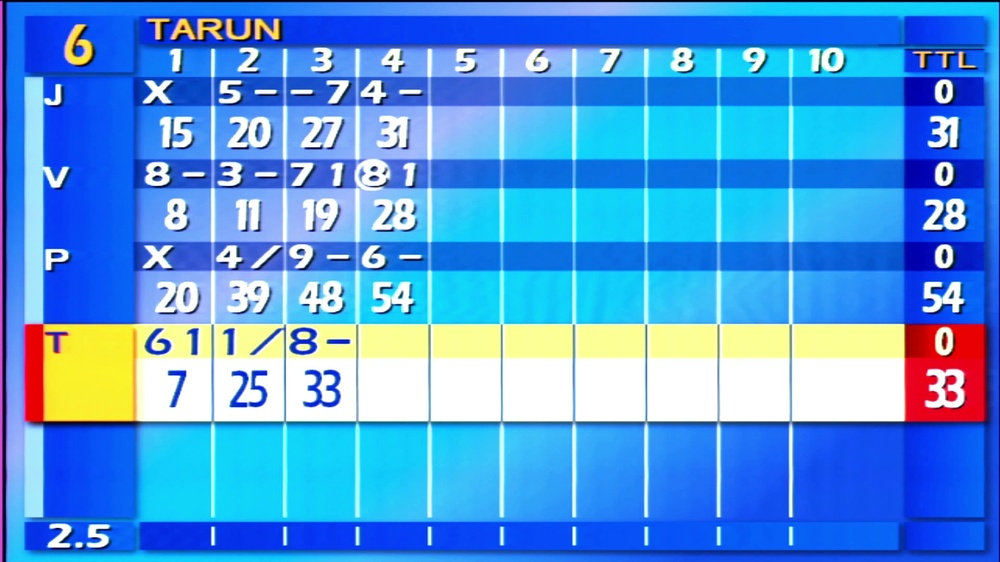
#> input picture screenshots/training_frames/train_001.jpg, 1000 x 562 px, shrunk from 1920 x 1080 before the run; its folder holds only this picture in this run
$ python localization_v7_broken.py
#> lines starting #> are read from the running program, lines starting #| are printed output that depends on the picture; after the words box and inside, x2 and y2 are one past the last pixel; in counts of white or black regions, pixels touching at a corner belong together
#> in main, frame is the input picture: shape (562, 1000, 3); mean B, G, R 225, 152.6, 81.7
import cv2
import csv
from pathlib import Path


INPUT_DIR = Path("screenshots/training_frames")
# V7.1 recovery settings
RECOVERY_ENABLED = True
RECOVERY_RADIUS = 120
RECOVERY_STEP = 20

OUTPUT_DIR = Path("screenshots/auto_detection_v6")
REPORT_DIR = Path("outputs")

CSV_PATH = REPORT_DIR / "localization_v6.csv"


# =========================================================
# Configuration
# =========================================================

MAX_HOLD_FRAMES = 2

DIRECT_CONFIDENCE = 0.45

MIN_WIDTH_RATIO = 0.55
MIN_HEIGHT_RATIO = 0.50

MAX_WIDTH_RATIO = 0.99
MAX_HEIGHT_RATIO = 0.99


# =========================================================
# Expected geometry
#
# These are SOFT preferences.
# They must NOT be used to reject legitimate movement.
# =========================================================

EXPECTED_X = 0.07
EXPECTED_Y = 0.07
EXPECTED_W = 0.87
EXPECTED_H = 0.80


# =========================================================
# IoU
# =========================================================

# [34 lines left out: function calculate_iou, not called in this run]


# =========================================================
# Candidate confidence
# =========================================================

def candidate_confidence(
    x,
    y,
    w,
    h,
    frame_width,
    frame_height
):

    nx = x / frame_width
    ny = y / frame_height
    nw = w / frame_width
    nh = h / frame_height

    aspect_ratio = w / max(h, 1)

    # -----------------------------------------------------
    # Hard geometry rejection
    # -----------------------------------------------------

    if nw < MIN_WIDTH_RATIO:
        return 0.0

    if nh < MIN_HEIGHT_RATIO:
        return 0.0

    if nw > MAX_WIDTH_RATIO and nh > MAX_HEIGHT_RATIO:
        return 0.0

    if aspect_ratio < 1.5 or aspect_ratio > 3.0:
        return 0.0

    # -----------------------------------------------------
    # Soft geometry scores
    # -----------------------------------------------------

    position_distance = (
        abs(nx - EXPECTED_X)
        + abs(ny - EXPECTED_Y)
    )

    size_distance = (
        abs(nw - EXPECTED_W)
        + abs(nh - EXPECTED_H)
    )

    position_score = max(
        0.0,
        1.0 - position_distance * 4.0
    )

    size_score = max(
        0.0,
        1.0 - size_distance * 2.5
    )

    expected_aspect = EXPECTED_W / EXPECTED_H

    aspect_distance = abs(
        aspect_ratio - expected_aspect
    )

    aspect_score = max(
        0.0,
        1.0 - aspect_distance * 0.4
    )

    # -----------------------------------------------------
    # Area
    # -----------------------------------------------------

    area_ratio = nw * nh

    area_score = min(
        area_ratio / 0.70,
        1.0
    )

    # -----------------------------------------------------
    # Final score
    # -----------------------------------------------------

    confidence = (
        position_score * 0.25
        + size_score * 0.25
        + aspect_score * 0.20
        + area_score * 0.30
    )

    return max(
        0.0,
        min(1.0, confidence)
    )


# =========================================================
# Detect scoreboard
# =========================================================

def detect_scoreboard(
    frame,
    previous_box=None
):

    if frame is None or frame.size == 0:
        return None

    frame_height, frame_width = frame.shape[:2]

    gray = cv2.cvtColor(
        frame,
        cv2.COLOR_BGR2GRAY
    )
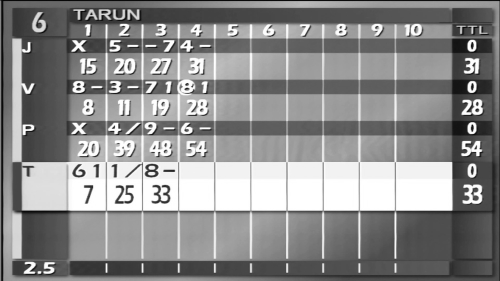
#> gray: shape (562, 1000) (shown at 1/2 size); min 1, max 255, mean 139.6

    blurred = cv2.GaussianBlur(
        gray,
        (5, 5),
        0
    )

    threshold_pairs = [
        (30, 100),
        (50, 150),
        (70, 180)
    ]

    candidates = []

    for low, high in threshold_pairs:

        edges = cv2.Canny(
            blurred,
            low,
            high
        )

        kernel = cv2.getStructuringElement(
            cv2.MORPH_RECT,
            (9, 9)
        )

        connected = cv2.morphologyEx(
            edges,
            cv2.MORPH_CLOSE,
            kernel
        )

        connected = cv2.dilate(
            connected,
            cv2.getStructuringElement(
                cv2.MORPH_RECT,
                (5, 5)
            ),
            iterations=1
        )

        contours, _ = cv2.findContours(
            connected,
            cv2.RETR_EXTERNAL,
            cv2.CHAIN_APPROX_SIMPLE
        )

        for contour in contours:

            x, y, w, h = cv2.boundingRect(
                contour
            )

            if w <= 0 or h <= 0:
                continue

            rectangle_area = w * h

            contour_area = cv2.contourArea(
                contour
            )

            if rectangle_area <= 0:
                continue

            rectangularity = (
                contour_area /
                rectangle_area
            )

            if rectangularity < 0.20:
                continue

            confidence = candidate_confidence(
                x,
                y,
                w,
                h,
                frame_width,
                frame_height
            )

            if confidence <= 0:
                continue

            # -------------------------------------------------
            # Temporal similarity is a BONUS.
            #
            # It is NOT a rejection condition.
            # -------------------------------------------------

            temporal_bonus = 0.0

            if previous_box is not None:

                overlap = calculate_iou(
                    (x, y, w, h),
                    previous_box
                )

                temporal_bonus = (
                    overlap * 0.15
                )

            confidence += (
                min(rectangularity, 1.0)
                * 0.10
            )

            confidence += temporal_bonus

            confidence = min(
                confidence,
                1.0
            )

            candidates.append(
                (
                    confidence,
                    x,
                    y,
                    w,
                    h
                )
            )
#> this loop made 3 passes
#> pass 1, in detect_scoreboard, `edges = cv2.Canny( blurred, low, high )`:
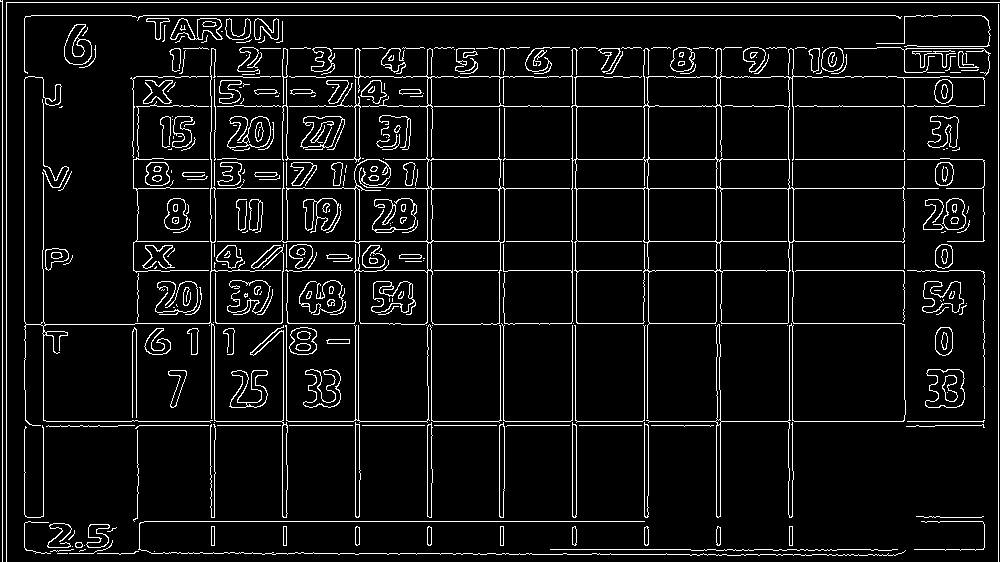
#> edges: shape (562, 1000); 6.7% white in thin lines or dots
#> pass 1, in detect_scoreboard, `connected = cv2.morphologyEx( edges, cv2.MORPH_CLOSE, kernel )`:
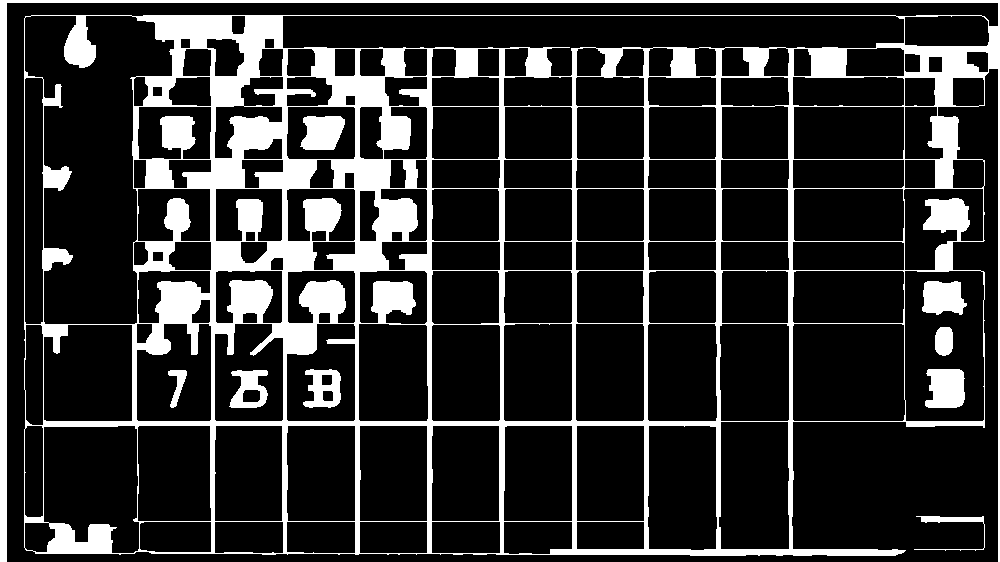
#> connected: shape (562, 1000); 18.7% white; 9 white regions, largest, box (x1, y1, x2, y2) and area: (0, 0, 1000, 562) 98030, (925, 369, 965, 408) 1339, (300, 116, 345, 150) 1225
#> pass 1, in detect_scoreboard, `connected = cv2.dilate( connected, cv2.getStructuringElement( cv2.MORP..`:
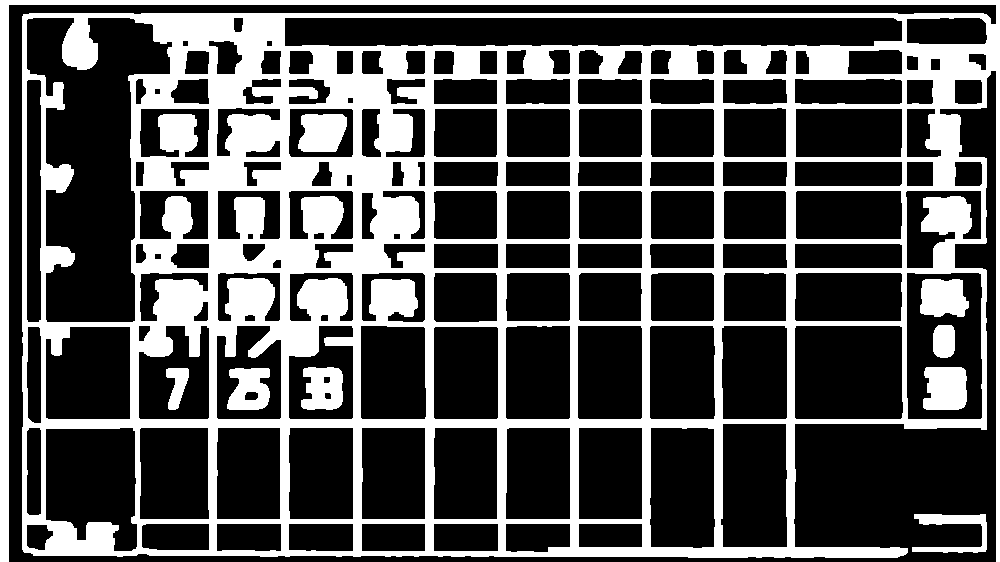
#> connected: shape (562, 1000); 32.3% white; 9 white regions, largest, box (x1, y1, x2, y2) and area: (0, 0, 1000, 562) 171548, (923, 367, 967, 410) 1711, (298, 114, 347, 152) 1577
#> pass 2, in detect_scoreboard, `edges = cv2.Canny( blurred, low, high )`:
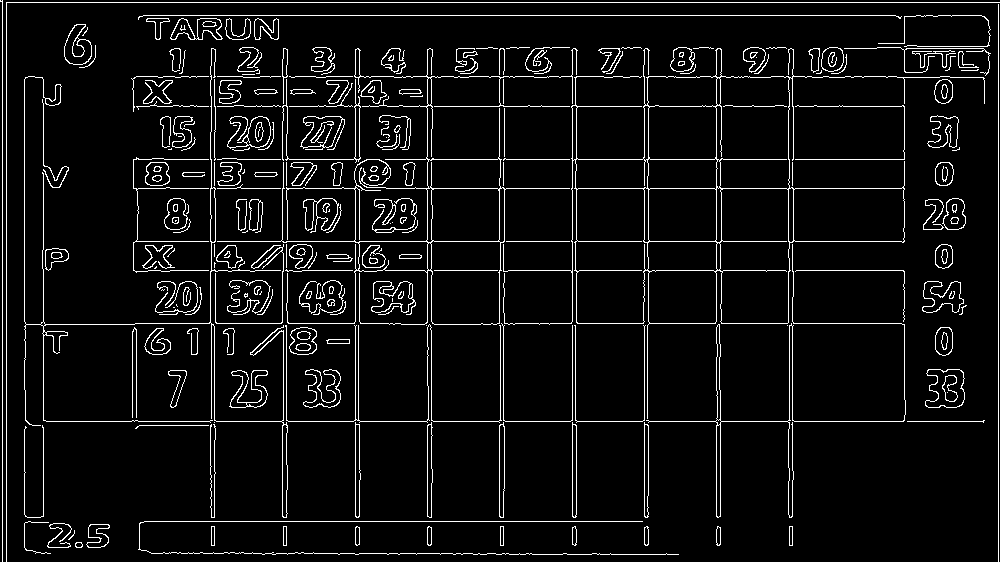
#> edges: shape (562, 1000); 6.1% white in thin lines or dots
#> after the loop:
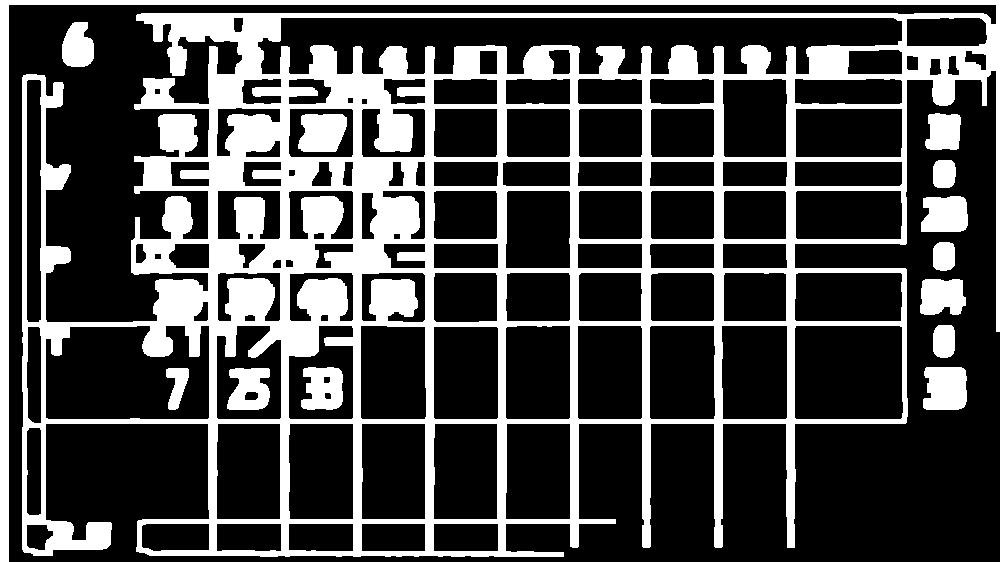
#> connected: shape (562, 1000); 28.3% white; 13 white regions, largest, box (x1, y1, x2, y2) and area: (0, 0, 1000, 562) 145332, (923, 367, 967, 410) 1711, (298, 114, 347, 152) 1577
#> after the loop:
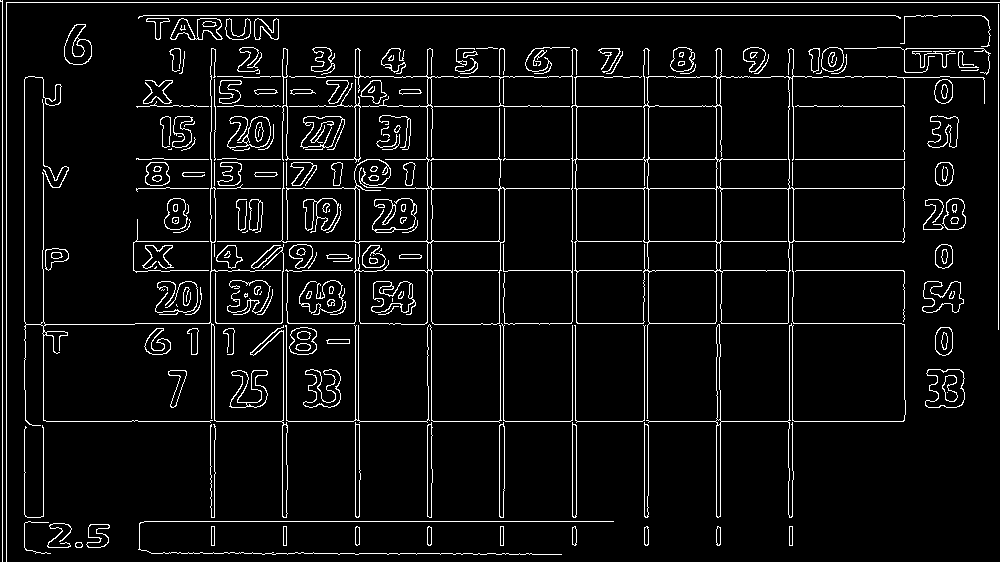
#> edges: shape (562, 1000); 5.9% white in thin lines or dots
#> after the loop, candidates = []

    if not candidates:
        return None

    candidates.sort(
        key=lambda item: item[0],
        reverse=True
    )

    confidence, x, y, w, h = candidates[0]

    return (
        x,
        y,
        w,
        h,
        confidence
    )


# =========================================================
# Main
# =========================================================

def main():

    print("=" * 60)
    print("VisionScore - Temporal Localization V6")
    print("=" * 60)

    OUTPUT_DIR.mkdir(
        parents=True,
        exist_ok=True
    )

    REPORT_DIR.mkdir(
        parents=True,
        exist_ok=True
    )

    image_paths = sorted(
        INPUT_DIR.glob("*.jpg")
    )

    print(
        f"Found {len(image_paths)} training images."
    )

    print()

    previous_box = None
    hold_frames = 0

    direct_count = 0
    hold_count = 0
    lost_count = 0

    rows = []

    for image_path in image_paths:

        frame = cv2.imread(
            str(image_path)
        )

        if frame is None:

            print(
                f"{image_path.name}: "
                f"READ ERROR"
            )

            continue

        result = detect_scoreboard(
            frame,
            previous_box
        )

        output = frame.copy()

        box = None
        confidence = 0.0
        status = "LOST"

        # =================================================
        # DIRECT DETECTION
        # =================================================

        if result is not None:

            x, y, w, h, confidence = result

            if confidence >= DIRECT_CONFIDENCE:

                box = (
                    x,
                    y,
                    w,
                    h
                )

                status = "DIRECT"

                previous_box = box

                hold_frames = 0

                direct_count += 1

        # =================================================
        # V7.1 RECOVERY SEARCH
        # =================================================

        if box is None and previous_box is not None and RECOVERY_ENABLED:

            recovered = recover_scoreboard(
                frame,
                previous_box
            )

            if recovered is not None:

                box = recovered
                previous_box = box
                hold_frames = 0
                status = "RECOVERED"
                confidence = 0.65

        # =================================================
        # TEMPORAL HOLD
        # =================================================

        if box is None:

            if (
                previous_box is not None
                and hold_frames < MAX_HOLD_FRAMES
            ):

                box = previous_box

                hold_frames += 1

                status = (
                    f"TRACKED-HOLD ({hold_frames})"
                )

                hold_count += 1

            else:

                status = "LOST"

                lost_count += 1

        # =================================================
        # Draw
        # =================================================

        if box is not None:

            x, y, w, h = box

            cv2.rectangle(
                output,
                (x, y),
                (x + w, y + h),
                (0, 255, 0),
                4
            )

            label = (
                f"V6 {status} "
                f"conf={confidence:.2f}"
            )

            cv2.putText(
                output,
                label,
                (x, max(y - 10, 30)),
                cv2.FONT_HERSHEY_SIMPLEX,
                0.8,
                (0, 255, 0),
                2
            )

            print(
                f"{image_path.name}: "
                f"x={x}, y={y}, "
                f"width={w}, height={h} "
                f"[{status} conf={confidence:.2f}]"
            )

        else:

            print(
                f"{image_path.name}: "
                f"NO SCOREBOARD [{status}]"
            )

        # =================================================
        # Save annotated frame
        # =================================================

        output_path = (
            OUTPUT_DIR /
            image_path.name
        )

        cv2.imwrite(
            str(output_path),
            output
        )

        # =================================================
        # CSV
        # =================================================

        rows.append(
            {
                "frame": image_path.name,
                "status": status,
                "confidence": round(
                    confidence,
                    4
                ),
                "x": box[0] if box else "",
                "y": box[1] if box else "",
                "width": box[2] if box else "",
                "height": box[3] if box else ""
            }
        )

    # =====================================================
    # Save CSV
    # =====================================================

    with open(
        CSV_PATH,
        "w",
        newline="",
        encoding="utf-8"
    ) as file:

        fieldnames = [
            "frame",
            "status",
            "confidence",
            "x",
            "y",
            "width",
            "height"
        ]

        writer = csv.DictWriter(
            file,
            fieldnames=fieldnames
        )

        writer.writeheader()

        writer.writerows(rows)

    # =====================================================
    # Summary
    # =====================================================

    total = len(image_paths)

    successful = (
        direct_count
        + hold_count
    )

    coverage = (
        successful / total * 100
        if total
        else 0
    )

    print()

    print("=" * 60)
    print("TEMPORAL LOCALIZATION V6 SUMMARY")
    print("=" * 60)

    print(
        f"Direct detections: {direct_count}"
    )

    print(
        f"Tracking holds:    {hold_count}"
    )

    print(
        f"Lost frames:       {lost_count}"
    )

    print(
        f"Successful localization: "
        f"{successful}/{total}"
    )

    print(
        f"Coverage: {coverage:.2f}%"
    )

    print()

    print(
        f"CSV report: {CSV_PATH}"
    )

    print("=" * 60)

# =========================================================
# ISOLATED LOST-FRAME REPAIR
# =========================================================

# [113 lines left out: function repair_isolated_lost_frames, not called in this run]

if __name__ == "__main__":
    main()
